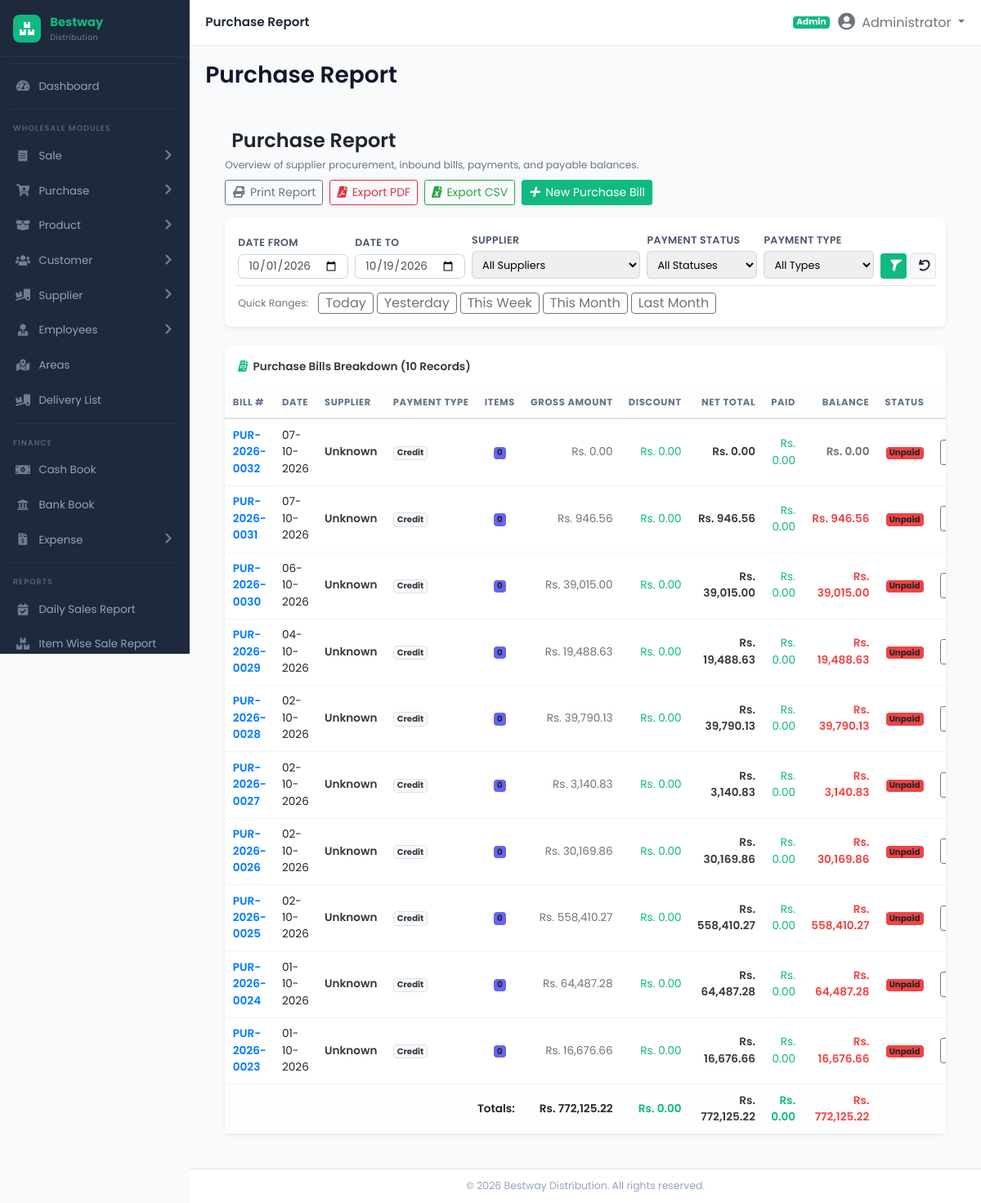
The app's page /modules/reports/purchase_report.php (signed in) with its own data.
### tables this page shows
CREATE TABLE IF NOT EXISTS `purchases` (
  `id` INT AUTO_INCREMENT PRIMARY KEY,
  `bill_no` VARCHAR(100) NOT NULL,
  `purchase_date` DATE NOT NULL,
  `receiving_date` DATE NOT NULL,
  `supplier_id` INT NOT NULL,
  `po_id` INT NULL,
  `subtotal` DECIMAL(14,2) DEFAULT 0.00,
  `discount_amount` DECIMAL(12,2) DEFAULT 0.00,
  `tax_amount` DECIMAL(12,2) DEFAULT 0.00,
  `freight_charges` DECIMAL(12,2) DEFAULT 0.00,
  `grand_total` DECIMAL(14,2) DEFAULT 0.00,
  `paid_amount` DECIMAL(14,2) DEFAULT 0.00,
  `balance_amount` DECIMAL(14,2) DEFAULT 0.00,
  `payment_type` ENUM('Cash', 'Credit', 'Bank') DEFAULT 'Credit',
  `payment_status` ENUM('Paid', 'Partial', 'Unpaid') DEFAULT 'Unpaid',
  `status` ENUM('Received', 'Pending') DEFAULT 'Received',
  `notes` TEXT NULL,
  `created_by` INT NULL,
  INDEX (`bill_no`),
  INDEX (`supplier_id`),
  INDEX (`purchase_date`)
);

### modules/reports/purchase_report.php (the view, shortened to what this page needs)
<?php
require_once __DIR__ . '/../../includes/header.php';
$start_date = isset($_GET['start_date']) ? trim($_GET['start_date']) : date('Y-m-01');
$end_date = isset($_GET['end_date']) ? trim($_GET['end_date']) : date('Y-m-d');
$where_clauses = ["1=1"];
$params = [];
if (!empty($start_date)) {
    $where_clauses[] = "p.purchase_date >= :start_date";
    $params[':start_date'] = $start_date;
}
if (!empty($end_date)) {
    $where_clauses[] = "p.purchase_date <= :end_date";
    $params[':end_date'] = $end_date;
}
$where_sql = implode(" AND ", $where_clauses);
$summary_stmt = $pdo->prepare("SELECT
    COUNT(*) as total_bills,
    COALESCE(SUM(p.subtotal), 0) as total_gross,
    COALESCE(SUM(p.discount_amount), 0) as total_discount,
    COALESCE(SUM(p.grand_total), 0) as total_net,
    COALESCE(SUM(p.paid_amount), 0) as total_paid,
    COALESCE(SUM(p.balance_amount), 0) as total_due
FROM purchases p
WHERE {$where_sql}");
$summary_stmt->execute($params);
$summary = $summary_stmt->fetch(PDO::FETCH_ASSOC);
$list_stmt = $pdo->prepare("SELECT
    p.id, p.bill_no, p.purchase_date, p.payment_type, p.payment_status,
    p.subtotal, p.discount_amount, p.grand_total, p.paid_amount, p.balance_amount,
    s.name as supplier_name, s.company_name,
    (SELECT COUNT(*) FROM purchase_items pi WHERE pi.purchase_id = p.id) as item_count
FROM purchases p
LEFT JOIN suppliers s ON p.supplier_id = s.id
WHERE {$where_sql}
ORDER BY p.purchase_date DESC, p.id DESC");
$list_stmt->execute($params);
$purchases = $list_stmt->fetchAll(PDO::FETCH_ASSOC);
?>
<div class="content-wrapper p-3 p-md-4">
<?php
$report_filename    = "purchase_report_" . date('Ymd');
?>
    <div class="d-flex flex-wrap justify-content-between align-items-center mb-3 gap-2 d-print-none">
        <div>
            <h4 class="fw-bold mb-1"><i class="fa-solid fa-cart-flatbed text-success me-2"></i>Purchase Report</h4>
            <span class="text-muted small">Overview of supplier procurement, inbound bills, payments, and payable balances.</span>
        </div>
        <div class="d-flex gap-2">
            <button onclick="window.print()" class="btn btn-outline-secondary btn-sm shadow-sm">
                <i class="fa-solid fa-print me-1"></i> Print Report
            </button>
            <button onclick="exportReportToPDF('#printableReportArea', '<?php echo $report_filename; ?>', 'landscape')" class="btn btn-outline-danger btn-sm shadow-sm">
                <i class="fa-solid fa-file-pdf me-1"></i> Export PDF
            </button>
            <button onclick="exportTableToCSV('purchase_report_<?php echo date('Ymd'); ?>.csv')" class="btn btn-outline-success btn-sm shadow-sm">
                <i class="fa-solid fa-file-excel me-1"></i> Export CSV
            </button>
            <a href="<?php echo BASE_URL; ?>modules/purchase/add_purchase.php" class="btn btn-success btn-sm shadow-sm">
                <i class="fa-solid fa-plus me-1"></i> New Purchase Bill
            </a>
        </div>
    </div>
    <div id="printableReportArea">
    <div class="card border-0 shadow-sm mb-4 d-print-none">
        <div class="card-body p-3">
            <form method="GET" class="row g-2 align-items-end" id="filterForm">
                <div class="col-md-2 col-sm-6">
                    <label class="form-label small fw-semibold mb-1">Date From</label>
                    <input type="date" name="start_date" class="form-control form-control-sm" value="<?php echo htmlspecialchars($start_date); ?>">
                </div>
                <div class="col-md-2 col-sm-6">
                    <label class="form-label small fw-semibold mb-1">Date To</label>
                    <input type="date" name="end_date" class="form-control form-control-sm" value="<?php echo htmlspecialchars($end_date); ?>">
                </div>
                <div class="col-md-3 col-sm-6">
                    <label class="form-label small fw-semibold mb-1">Supplier</label>
                    <select name="supplier_id" class="form-select form-select-sm">
                        <option value="">All Suppliers</option>
                    </select>
                </div>
                <div class="col-md-2 col-sm-6">
                    <label class="form-label small fw-semibold mb-1">Payment Status</label>
                    <select name="payment_status" class="form-select form-select-sm">
                        <option value="">All Statuses</option>
                    </select>
                </div>
                <div class="col-md-2 col-sm-6">
                    <label class="form-label small fw-semibold mb-1">Payment Type</label>
                    <select name="payment_type" class="form-select form-select-sm">
                        <option value="">All Types</option>
                    </select>
                </div>
                <div class="col-md-1 col-sm-6 d-flex gap-1">
                    <button type="submit" class="btn btn-success btn-sm flex-fill" title="Apply Filter">
                        <i class="fa-solid fa-filter"></i>
                    </button>
                    <a href="purchase_report.php" class="btn btn-light btn-sm border" title="Reset Filters">
                        <i class="fa-solid fa-undo"></i>
                    </a>
                </div>
                <div class="col-12 mt-2 pt-2 border-top d-flex gap-1 flex-wrap">
                    <span class="small text-muted me-2 align-self-center">Quick Ranges:</span>
                    <button type="button" class="btn btn-xs btn-outline-secondary py-0 px-2" onclick="setRange('today')">Today</button>
                    <button type="button" class="btn btn-xs btn-outline-secondary py-0 px-2" onclick="setRange('yesterday')">Yesterday</button>
                    <button type="button" class="btn btn-xs btn-outline-secondary py-0 px-2" onclick="setRange('this_week')">This Week</button>
                    <button type="button" class="btn btn-xs btn-outline-secondary py-0 px-2" onclick="setRange('this_month')">This Month</button>
                    <button type="button" class="btn btn-xs btn-outline-secondary py-0 px-2" onclick="setRange('last_month')">Last Month</button>
                </div>
            </form>
        </div>
    </div>
    <div class="card border-0 shadow-sm">
        <div class="card-header bg-white py-3 border-0 d-flex justify-content-between align-items-center">
            <h6 class="fw-bold mb-0 text-dark">
                <i class="fa-solid fa-file-invoice text-success me-2"></i>Purchase Bills Breakdown (<?php echo count($purchases); ?> Records)
            </h6>
        </div>
        <div class="table-responsive">
            <table class="table table-hover align-middle mb-0" id="purchaseTable">
                <thead class="table-light">
                    <tr class="text-muted small text-uppercase">
                        <th>Bill #</th>
                        <th>Date</th>
                        <th>Supplier</th>
                        <th>Payment Type</th>
                        <th class="text-center">Items</th>
                        <th class="text-end">Gross Amount</th>
                        <th class="text-end">Discount</th>
                        <th class="text-end">Net Total</th>
                        <th class="text-end">Paid</th>
                        <th class="text-end">Balance</th>
                        <th class="text-center">Status</th>
                        <th class="text-center d-print-none">Action</th>
                    </tr>
                </thead>
                <tbody>
                    <?php if (!empty($purchases)): ?>
                        <?php foreach ($purchases as $row): ?>
                            <tr>
                                <td class="fw-bold text-success">
                                    <a href="<?php echo BASE_URL; ?>modules/purchase/view_purchase.php?id=<?php echo $row['id']; ?>" class="text-decoration-none">
                                        <?php echo htmlspecialchars($row['bill_no']); ?>
                                    </a>
                                </td>
                                <td><?php echo date('d-m-Y', strtotime($row['purchase_date'])); ?></td>
                                <td>
                                    <div class="fw-semibold text-dark"><?php echo htmlspecialchars($row['supplier_name'] ?: 'Unknown'); ?></div>
                                </td>
                                <td>
                                    <span class="badge bg-light text-dark border"><?php echo htmlspecialchars($row['payment_type']); ?></span>
                                </td>
                                <td class="text-center">
                                    <span class="badge bg-secondary"><?php echo $row['item_count']; ?></span>
                                </td>
                                <td class="text-end text-muted">Rs. <?php echo number_format($row['subtotal'], 2); ?></td>
                                <td class="text-end text-success">Rs. <?php echo number_format($row['discount_amount'], 2); ?></td>
                                <td class="text-end fw-bold text-dark">Rs. <?php echo number_format($row['grand_total'], 2); ?></td>
                                <td class="text-end text-primary">Rs. <?php echo number_format($row['paid_amount'], 2); ?></td>
                                <td class="text-end fw-bold <?php echo ($row['balance_amount'] > 0) ? 'text-danger' : 'text-muted'; ?>">
                                    Rs. <?php echo number_format($row['balance_amount'], 2); ?>
                                </td>
                                <td class="text-center">
                                    <?php
                                        $st = $row['payment_status'];
                                        $badge = ($st == 'Paid') ? 'bg-success' : (($st == 'Partial') ? 'bg-warning text-dark' : 'bg-danger');
                                    ?>
                                    <span class="badge <?php echo $badge; ?>"><?php echo htmlspecialchars($st); ?></span>
                                </td>
                                <td class="text-center d-print-none">
                                    <div class="btn-group btn-group-sm">
                                        <a href="<?php echo BASE_URL; ?>modules/purchase/view_purchase.php?id=<?php echo $row['id']; ?>" class="btn btn-outline-secondary" title="View Purchase">
                                        </a>
                                    </div>
                                </td>
                            </tr>
                        <?php endforeach; ?>
                    <?php endif; ?>
                </tbody>
                <?php if (!empty($purchases)): ?>
                <tfoot class="table-light fw-bold">
                    <tr>
                        <td colspan="5" class="text-end">Totals:</td>
                        <td class="text-end">Rs. <?php echo number_format($summary['total_gross'], 2); ?></td>
                        <td class="text-end text-success">Rs. <?php echo number_format($summary['total_discount'], 2); ?></td>
                        <td class="text-end text-dark">Rs. <?php echo number_format($summary['total_net'], 2); ?></td>
                        <td class="text-end text-primary">Rs. <?php echo number_format($summary['total_paid'], 2); ?></td>
                        <td class="text-end text-danger">Rs. <?php echo number_format($summary['total_due'], 2); ?></td>
                        <td colspan="2" class="d-print-none"></td>
                    </tr>
                </tfoot>
                <?php endif; ?>
            </table>
        </div>
    </div>
    </div>
</div>
<?php require_once __DIR__ . '/../../includes/footer.php'; ?>

### assets/css/style.css (style rules this page uses)
:root { --sidebar-bg: #1e293b; --sidebar-hover: #334155; --sidebar-active: #10b981; --sidebar-active-bg: rgba(16, 185, 129, 0.12); --sidebar-text: #94a3b8; --sidebar-text-hover: #ffffff; --sidebar-width: 232px; --primary: #10b981; --primary-dark: #059669; --secondary: #6366f1; --success: #10b981; --info: #0ea5e9; --warning: #f59e0b; --danger: #ef4444; --body-bg: #f8fafc; --card-bg: #ffffff; --card-shadow: 0 1px 2px rgba(0,0,0,0.05), 0 1px 3px rgba(0,0,0,0.08); --topbar-height: 56px; --sidebar-radius: 10px; }
* { margin: 0; padding: 0; box-sizing: border-box; }
body { font-family: 'Poppins', 'Inter', 'Segoe UI', system-ui, -apple-system, sans-serif; background: var(--body-bg); overflow-x: hidden; font-size: 14px; }
.card { border: 1px solid #e2e8f0; box-shadow: var(--card-shadow); border-radius: 0.5rem; background: var(--card-bg); }
.card-header { background: #fff; border-bottom: 1px solid #e2e8f0; padding: 0.75rem 1rem; font-weight: 600; border-radius: 0.5rem 0.5rem 0 0 !important; }
.card-header h6 { font-size: 0.85rem; margin: 0; }
.text-primary { color: var(--primary) !important; }
.text-success { color: var(--success) !important; }
.text-danger { color: var(--danger) !important; }
.bg-danger { background-color: var(--danger) !important; }
.bg-secondary { background-color: var(--secondary) !important; }
.btn-success { background: var(--success); border-color: var(--success); color: #fff; }
.table { margin-bottom: 0; }
.table th { font-size: 0.72rem; font-weight: 700; text-transform: uppercase; letter-spacing: 0.05em; color: #64748b; border-top: none; border-bottom: 2px solid #e2e8f0; white-space: nowrap; padding: 0.65rem 0.6rem; }
.table td { vertical-align: middle; font-size: 0.85rem; padding: 0.6rem 0.6rem; border-color: #f1f5f9; }
.table tbody tr { transition: background 0.15s; }
.form-label { font-weight: 600; font-size: 0.78rem; color: #475569; margin-bottom: 0.2rem; text-transform: uppercase; letter-spacing: 0.03em; }
.form-control, .form-select { border-radius: 0.4rem; border-color: #cbd5e1; font-size: 0.85rem; padding: 0.5rem 0.7rem; transition: border-color 0.2s, box-shadow 0.2s; }
select.form-control, select.form-select { height: auto; padding-top: 0.4rem; padding-bottom: 0.4rem; }
.text-end { text-align: right !important; }
.fw-bold { font-weight: 600 !important; }
.fw-semibold { font-weight: 600 !important; }
.me-1 { margin-right: 0.25rem !important; }
.me-2 { margin-right: 0.5rem !important; }
.gap-1 { gap: 0.25rem !important; }
.gap-2 { gap: 0.5rem !important; }
.form-select { display: block; width: 100%; }
.form-select-sm { padding: 0.2rem 0.5rem; font-size: 0.8rem; border-radius: 0.35rem; }
.fa-solid, .fa-regular { font-family: "Font Awesome 5 Free"; }
.fa-solid { font-weight: 900; }
.row.g-2 { margin-left: -0.25rem; margin-right: -0.25rem; }
.row.g-2 > .col, .row.g-2 > [class*="col-"] { padding-left: 0.25rem; padding-right: 0.25rem; }
.fa-solid { font-family: "Font Awesome 5 Free" !important; font-weight: 900 !important; }

### records on screen
purchases: bill_no "PUR-2026-0032", purchase_date "07-10-2026", supplier_name "Unknown", payment_type "Credit", item_count "0", subtotal "0.00", discount_amount "0.00", grand_total "0.00", paid_amount "0.00", balance_amount "0.00", payment_status "Unpaid"
purchases: bill_no "PUR-2026-0031", purchase_date "07-10-2026", supplier_name "Unknown", payment_type "Credit", item_count "0", subtotal "946.56", discount_amount "0.00", grand_total "946.56", paid_amount "0.00", balance_amount "946.56", payment_status "Unpaid"
purchases: bill_no "PUR-2026-0030", purchase_date "06-10-2026", supplier_name "Unknown", payment_type "Credit", item_count "0", subtotal "39,015.00", discount_amount "0.00", grand_total "39,015.00", paid_amount "0.00", balance_amount "39,015.00", payment_status "Unpaid"
purchases: bill_no "PUR-2026-0029", purchase_date "04-10-2026", supplier_name "Unknown", payment_type "Credit", item_count "0", subtotal "19,488.63", discount_amount "0.00", grand_total "19,488.63", paid_amount "0.00", balance_amount "19,488.63", payment_status "Unpaid"
purchases: bill_no "PUR-2026-0028", purchase_date "02-10-2026", supplier_name "Unknown", payment_type "Credit", item_count "0", subtotal "39,790.13", discount_amount "0.00", grand_total "39,790.13", paid_amount "0.00", balance_amount "39,790.13", payment_status "Unpaid"
purchases: bill_no "PUR-2026-0027", purchase_date "02-10-2026", supplier_name "Unknown", payment_type "Credit", item_count "0", subtotal "3,140.83", discount_amount "0.00", grand_total "3,140.83", paid_amount "0.00", balance_amount "3,140.83", payment_status "Unpaid"
purchases: bill_no "PUR-2026-0026", purchase_date "02-10-2026", supplier_name "Unknown", payment_type "Credit", item_count "0", subtotal "30,169.86", discount_amount "0.00", grand_total "30,169.86", paid_amount "0.00", balance_amount "30,169.86", payment_status "Unpaid"
purchases: bill_no "PUR-2026-0025", purchase_date "02-10-2026", supplier_name "Unknown", payment_type "Credit", item_count "0", subtotal "558,410.27", discount_amount "0.00", grand_total "558,410.27", paid_amount "0.00", balance_amount "558,410.27", payment_status "Unpaid"
purchases: bill_no "PUR-2026-0024", purchase_date "01-10-2026", supplier_name "Unknown", payment_type "Credit", item_count "0", subtotal "64,487.28", discount_amount "0.00", grand_total "64,487.28", paid_amount "0.00", balance_amount "64,487.28", payment_status "Unpaid"
purchases: bill_no "PUR-2026-0023", purchase_date "01-10-2026", supplier_name "Unknown", payment_type "Credit", item_count "0", subtotal "16,676.66", discount_amount "0.00", grand_total "16,676.66", paid_amount "0.00", balance_amount "16,676.66", payment_status "Unpaid"

### other values on screen
$page_title "Purchase Report"
roleLabel($_SESSION['user_role'] ?? 'Admin') "Admin"
$_SESSION['user_fullname'] "Administrator"
count($purchases) "10"
$summary['total_gross'] "772,125.22"
$summary['total_discount'] "0.00"
$summary['total_net'] "772,125.22"
$summary['total_paid'] "0.00"
$summary['total_due'] "772,125.22"
